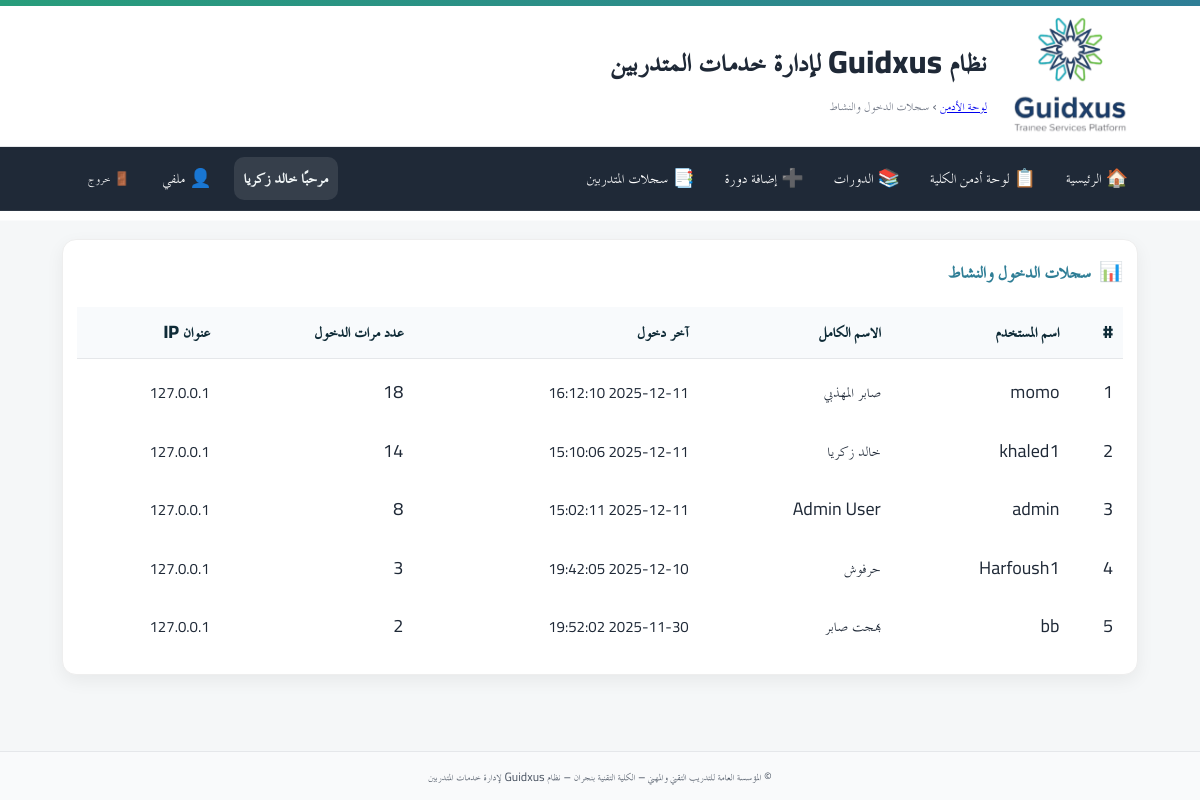
Page /admin/audit (signed in) on the committed database.
### app/models.py (models this page shows)
class User(Base):
    __tablename__ = "users"
    id = Column(Integer, primary_key=True, autoincrement=True)
    full_name = Column(String(255), nullable=False)
    username = Column(String(100), unique=True, nullable=False, index=True)
    password_hash = Column(String(255), nullable=False)
    is_admin = Column(Boolean, default=False, nullable=False)   # سوبر أدمن (صلاحيات كاملة)
    is_college_admin = Column(Boolean, default=False, nullable=False)  # أدمن كلية (صلاحيات في نطاق كلية واحدة)
    college_admin_college = Column(String(255), nullable=True)  # الكلية التي يديرها أدمن الكلية
    is_hod = Column(Boolean, default=False, nullable=False)      # رئيس قسم؟
    is_doc = Column(Boolean, default=False, nullable=False)      # 👈 طبيب الكلية (جديد)
    hod_college = Column(String(255), nullable=True)             # كلية رئيس القسم (إن وُجد)
    is_active = Column(Boolean, default=True, nullable=False)
    must_change_password = Column(Boolean, default=True, nullable=False)  # يجب تغيير كلمة المرور عند أول دخول
    created_at = Column(DateTime, server_default=func.now(), nullable=False)
    updated_at = Column(DateTime, onupdate=func.now())
    headed_departments = relationship(
        "Department",
        back_populates="head_user",
        foreign_keys="Department.head_user_id",
        lazy="selectin",
    )

class LoginLog(Base):
    __tablename__ = "login_logs"
    id = Column(Integer, primary_key=True, autoincrement=True)
    user_id = Column(Integer, ForeignKey("users.id", ondelete="CASCADE"), nullable=False)
    username = Column(String(100), nullable=False)
    login_at = Column(DateTime, server_default=func.now(), nullable=False)
    ip_address = Column(String(50), nullable=True)
    user = relationship("User", backref="login_logs")
    __table_args__ = (
        Index("idx_login_logs_user_id", "user_id"),
        Index("idx_login_logs_login_at", "login_at"),
    )

### app/routers/admin.py (the view)
@router.get("/audit", dependencies=[Depends(require_admin)])
def admin_audit(request: Request, db: Session = Depends(get_db)):
    from sqlalchemy import func, desc
    from datetime import datetime
    users = db.query(User).all()
    users_stats = []
    for user in users:
        last_login = db.query(LoginLog).filter(LoginLog.user_id == user.id).order_by(desc(LoginLog.login_at)).first()
        login_count = db.query(LoginLog).filter(LoginLog.user_id == user.id).count()
        users_stats.append({
            "id": user.id,
            "username": user.username,
            "full_name": user.full_name,
            "last_login": last_login.login_at if last_login else None,
            "last_ip": last_login.ip_address if last_login else None,
            "login_count": login_count,
        })
    users_stats.sort(key=lambda x: x["last_login"] or datetime.min, reverse=True)
    return templates.TemplateResponse(
        "admin/login_activity.html",
        {"request": request, "users_stats": users_stats}
    )

### app/templates/admin/login_activity.html
{% extends "base.html" %}
{% block breadcrumb %}
  <a href="/admin/">لوحة الأدمن</a> › <span>سجلات الدخول والنشاط</span>
{% endblock %}
{% block content %}
<section class="card card-prestige">
  <div class="card-head">
    <div class="card-icon">📊</div>
    <h3>سجلات الدخول والنشاط</h3>
  </div>
  <div class="table-wrap">
    <table class="tbl">
      <thead>
        <tr>
          <th>#</th>
          <th>اسم المستخدم</th>
          <th>الاسم الكامل</th>
          <th>آخر دخول</th>
          <th>عدد مرات الدخول</th>
          <th>عنوان IP</th>
        </tr>
      </thead>
      <tbody>
        {% if users_stats %}
          {% for stat in users_stats %}
          <tr>
            <td>{{ loop.index }}</td>
            <td>{{ stat.username }}</td>
            <td>{{ stat.full_name }}</td>
            <td>
              {% if stat.last_login %}
                <small>{{ stat.last_login.strftime('%Y-%m-%d %H:%M:%S') }}</small>
              {% else %}
                <span class="muted">لم يتم تسجيل دخول</span>
              {% endif %}
            </td>
            <td>{{ stat.login_count }}</td>
            <td>
              {% if stat.last_ip %}
                <small>{{ stat.last_ip }}</small>
              {% else %}
                <span class="muted">-</span>
              {% endif %}
            </td>
          </tr>
          {% endfor %}
        {% else %}
          <tr><td colspan="6" class="muted">لا يوجد بيانات.</td></tr>
        {% endif %}
      </tbody>
    </table>
  </div>
</section>
{% endblock %}

### app/templates/base.html (shortened to what this page needs)
<!doctype html>
<html lang="ar" dir="rtl">
<head>
  <link rel="stylesheet" href="/static/css/app.css">
  <link rel="stylesheet" href="/static/css/custom.css">
</head>
<body>
  <header class="site-header">
    <div class="topband"></div>
    <div class="header-inner">
      {% if ui_logo_url %}
        <img src="{{ ui_logo_url }}" alt="{{ app_name or 'Logo' }}" class="logo">
      {% else %}
        <img src="/static/images/favicon.ico" alt="{{ app_name or 'Logo' }}" class="logo">
      {% endif %}
      <div class="titles">
        <h1 class="site-title">نظام Guidxus لإدارة خدمات المتدربين</h1>
        <div class="breadcrumb">{% block breadcrumb %}{% endblock %}</div>
      </div>
    </div>
  </header>
  <nav class="main-nav">
    <div class="nav-inner">
      <a href="/">🏠 الرئيسية</a>
      {% set cu = request.session.get('user') %}
      {% set display_name = (cu.get('full_name') if cu and cu.get('full_name') else (cu.get('username') if cu and cu.get('username') else 'مستخدم')) %}
      {% if cu %}
        {% if cu.get('is_college_admin') %}
          <a href="/admin/">📋 لوحة أدمن الكلية</a>
          <a href="/hod/courses">📚 الدورات</a>
          <a href="/hod/courses/new">➕ إضافة دورة</a>
          <a href="/hod/skills-record">📑 سجلات المتدربين</a>
        {% endif %}
        <div class="navbar-right">
          <span class="greeting">مرحبًا {{ display_name }}</span>
          <a href="/profile/" class="btn-link" title="ملفي الشخصي">👤 ملفي</a>
          <form method="post" action="/auth/logout" style="margin:0;">
            <button class="btn-link btn-logout" title="تسجيل الخروج">🚪 خروج</button>
          </form>
        </div>
      {% else %}
        <div class="nav-spacer"></div>
        <a href="/auth/login">🔐 تسجيل الدخول</a>
      {% endif %}
    </div>
  </nav>
  <main class="container">
    {% block content %}{% endblock %}
  </main>
  <footer class="site-footer">
    <div class="container">
      <small>
        {{ ui_footer or "© المؤسسة العامة للتدريب التقني والمهني – الكلية التقنية بنجران – نظام Guidxus لإدارة خدمات المتدربين" }}
      </small>
    </div>
  </footer>
</body>
</html>

### app/static/css/app.css (style rules this page uses)
:root { --tvtc-green-1:#7EC6A4; --tvtc-green-2:#289D7B; --tvtc-blue-1:#6BB6C8; --tvtc-blue-2:#2F7E96; --tvtc-gray-1:#F5F7F8; --tvtc-gray-2:#E5E7EA; --tvtc-gray-3:#6B7280; --tvtc-black:#1F2937; --tvtc-ivory:#FAFAF7; }
* { box-sizing:border-box; font-family:"Cairo","TraditionalArabicCustom","MajallaCustom","Noto Kufi Arabic","Segoe UI",Arial,sans-serif; }
body { margin:0; background:linear-gradient(180deg,var(--tvtc-ivory),#fff 220px,var(--tvtc-gray-1) 221px); color:var(--tvtc-black); font-size:18px; line-height:1.7; }
.container { max-width:1100px; margin-inline:auto; padding:16px; }
.site-header { background:#fff; border-bottom:1px solid var(--tvtc-gray-2); }
.header-inner { display:flex; align-items:center; gap:16px; padding-block:12px; }
.logo { height:56px; width:auto; filter: drop-shadow(0 1px 0 rgba(0,0,0,.05)); }
.site-title { margin:0; color:var(--tvtc-blue-2); font-weight:700; letter-spacing:.3px; }
.breadcrumb { color:var(--tvtc-gray-3); font-size:.9rem; }
.topband { height:6px; background:linear-gradient(90deg,var(--tvtc-green-2),var(--tvtc-blue-2)); }
.site-footer { margin-top:40px; background:#fff; border-top:1px solid var(--tvtc-gray-2); padding:16px; color:var(--tvtc-gray-3); text-align:center; }
.card { background:#fff; border:1px solid var(--tvtc-gray-2); border-radius:12px; padding:16px; margin-block:12px; box-shadow:0 2px 6px rgba(0,0,0,.04); }
.card-prestige { border:1px solid rgba(31,41,55,.06); border-top:0; box-shadow:0 6px 18px rgba(0,0,0,.06); position:relative; overflow:hidden; }
.card-head { display:flex; align-items:center; gap:10px; margin-bottom:8px; }
.card-head h3 { margin:0; font-weight:800; color:var(--tvtc-blue-2); }
.card-icon { font-size:1.1rem; opacity:.9; }
.table-wrap { overflow:auto; }
table.tbl { width:100%; border-collapse:separate; border-spacing:0 8px; }
table.tbl thead th { background:#f8fafc; color:#0f2b37; padding:10px; font-weight:800; text-align:right; border-bottom:1px solid var(--tvtc-gray-2); }
table.tbl tbody tr { background:#fff; border:1px solid var(--tvtc-gray-2); }
table.tbl td { padding:10px; vertical-align:top; }
.main-nav { background: #1f2937; color: #fff; border-bottom: 1px solid rgba(255,255,255,.06); }
.main-nav .nav-inner { display: flex; gap: 10px; align-items: center; padding: 10px 12px; max-width: 1100px; margin: 0 auto; }
.main-nav a { color:#fff; text-decoration:none; padding:6px 10px; border-radius:8px; }
.main-nav form { margin-inline-start: auto; }
.btn-link { background: transparent; color: #fff; border: 0; cursor: pointer; padding: 6px 10px; border-radius: 8px; }

### app/static/css/custom.css (style rules this page uses)
.nav-inner a { display: inline-flex; align-items: center; gap: 6px; color: #fff; text-decoration: none; padding: 6px 10px; border-radius: 8px; }
.nav-inner .btn-link { display: inline-flex; align-items: center; gap: 6px; background: transparent; color: #fff; border: 0; cursor: pointer; padding: 6px 10px; border-radius: 8px; }
.navbar-right { display: flex; align-items: center; gap: 12px; }
.greeting { font-weight: 700; color: #f0f5f6; background: rgba(255, 255, 255, 0.10); padding: 6px 10px; border-radius: 10px; }
.btn-logout { margin-left: 40px; }
.btn-logout { margin-left: 16px; }
.card { background: #fff; border: 1px solid #eee; border-radius: 14px; padding: 14px; margin-bottom: 12px; }
.card-head { display: flex; align-items: center; gap: 8px; margin-bottom: 10px; }
.card-icon { font-size: 1.2rem; }
.site-footer { background: #f9fafb; padding: 12px 0; text-align: center; font-size: .9rem; color: #4b5563; }

### rows in the picture
User: full_name "خالد زكريا", username "khaled1", full_name "خالد زكريا"
User: username "momo", full_name "صابر المهذبي"
LoginLog: last_login "2025-12-11 16:12:10", last_ip "127.0.0.1"
LoginLog: last_login "2025-12-11 15:10:06", last_ip "127.0.0.1"
User: username "admin", full_name "Admin User"
LoginLog: last_login "2025-12-11 15:02:11", last_ip "127.0.0.1"
User: username "Harfoush1", full_name "حرفوش"
LoginLog: last_login "2025-12-10 19:42:05", last_ip "127.0.0.1"
User: username "bb", full_name "بهجت صابر"
LoginLog: last_login "2025-11-30 19:52:02", last_ip "127.0.0.1"

### other values in the picture
{{ stat.login_count }} "18" "14" "8" "3" "2"
